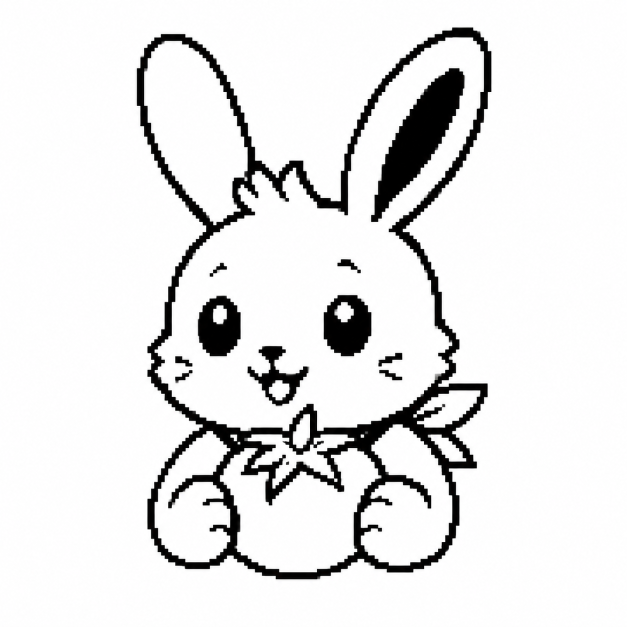
#> input picture assets/pomodoro/source/tomato_bunny_half.png, 1254 x 1254 px (shown at 1/2 size)
$ python generate_pomodoro_assets.py
#> lines starting #> are read from the running program, lines starting #| are printed output that depends on the picture; after the words box and inside, x2 and y2 are one past the last pixel; in counts of white or black regions, pixels touching at a corner belong together
#!/usr/bin/env python3
"""Normalize and pack the approved Pomodoro rabbit artwork."""

from __future__ import annotations

from pathlib import Path

from PIL import Image, ImageOps


ROOT = Path(__file__).resolve().parents[1]
SOURCE = ROOT / "assets" / "pomodoro" / "source" / "tomato_bunny_half.png"
PREVIEW = ROOT / "assets" / "pomodoro" / "firmware" / "tomato_bunny.png"
OUTPUT_CPP = ROOT / "src" / "ui" / "assets" / "pomodoro_assets.cpp"
WIDTH = 64
HEIGHT = 64
BLACK_MAX = 150
CONTENT_SIZE = 62


def render_grayscale() -> Image.Image:
    """Crop, scale, and threshold the approved half-body character art."""

    source = ImageOps.autocontrast(Image.open(SOURCE).convert("L"))
    foreground = source.point(lambda pixel: 255 if pixel < 230 else 0)
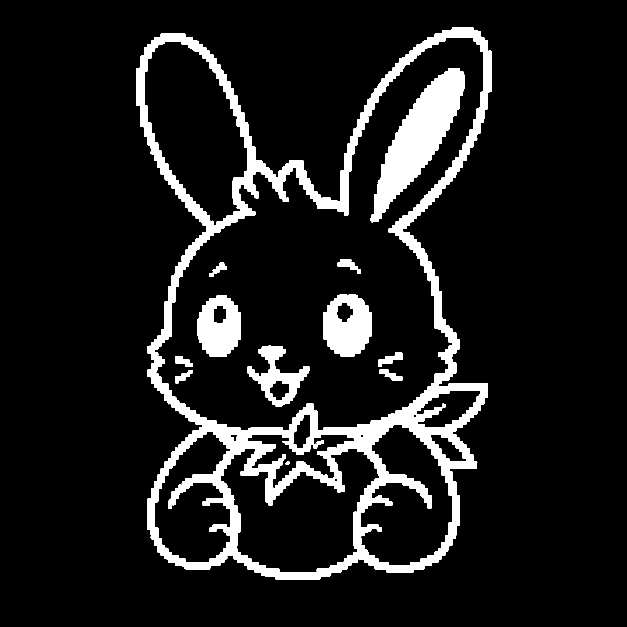
#> foreground: PIL image 1254x1254 L (shown at 1/2 size); 10.5% white; 21 white regions (9 under 20 px), largest, box (x1, y1, x2, y2) and area: (273, 54, 983, 1159) 117188, (741, 136, 930, 445) 21988, (647, 589, 743, 713) 8820
    bounds = foreground.getbbox()
#> bounds = (273, 54, 983, 1159)
    if bounds is None:
        raise ValueError(f"No foreground pixels found in {SOURCE}")

    cropped = source.crop(bounds)
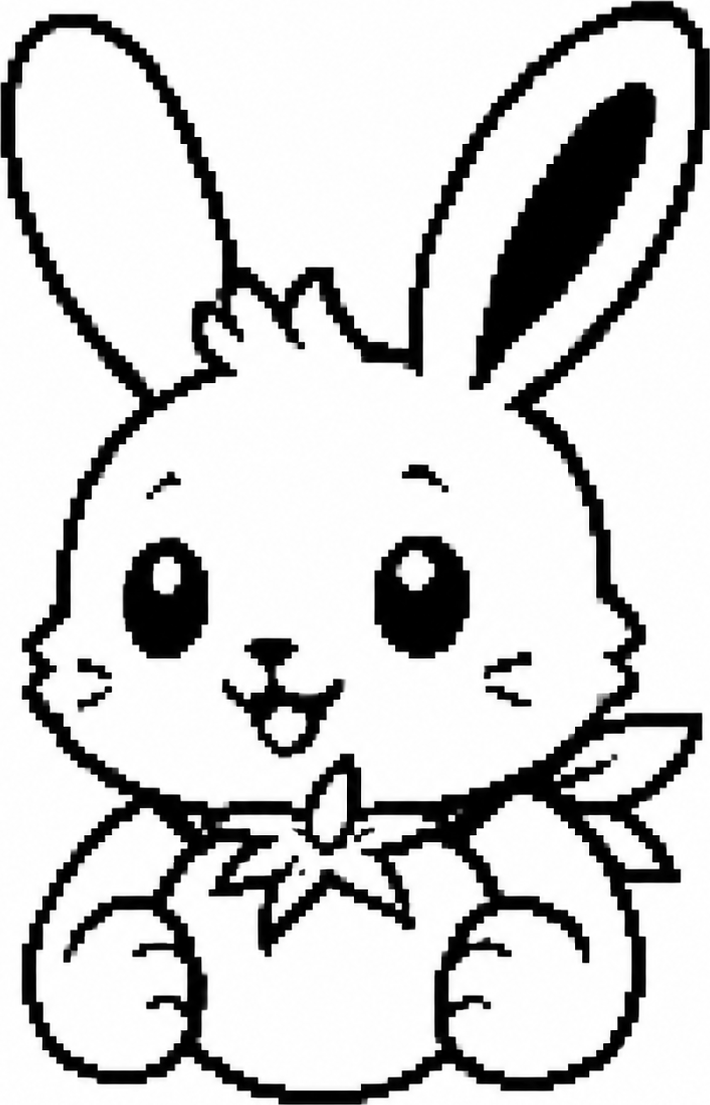
#> cropped: PIL image 710x1105 L; min 0, max 255, mean 205.8
    cropped.thumbnail(
        (CONTENT_SIZE, CONTENT_SIZE),
        Image.Resampling.LANCZOS,
    )
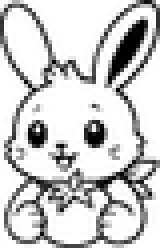
#> cropped: PIL image 40x62 L (shown 4 times larger); min 0, max 255, mean 203.3

    # The firmware asset is pure 1-bit art with transparent white pixels.
    # 固件素材使用纯1位黑白图，白色像素在绘制时保持透明。
    normalized = Image.new("L", (WIDTH, HEIGHT), 255)
#> normalized: PIL image 64x64 L; every value is 255
    x = (WIDTH - cropped.width) // 2
#> x = 12
    y = (HEIGHT - cropped.height) // 2
#> y = 1
    normalized.paste(cropped, (x, y))
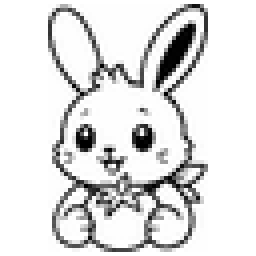
#> normalized: PIL image 64x64 L (shown 4 times larger); min 0, max 255, mean 223.7
    return normalized.point(lambda pixel: 0 if pixel <= BLACK_MAX else 255)
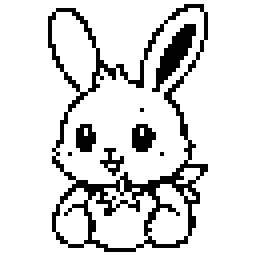
#> returned value: PIL image 64x64 L (shown 4 times larger); 85.8% white; black in thin lines or dots, all inside (x1, y1, x2, y2) = (12, 1, 52, 63)


def pack_bitmap(grayscale: Image.Image) -> bytes:
    """Pack black pixels as MSB-first row bits for PixelAsset."""

    packed = bytearray()
    for y in range(HEIGHT):
        row = [grayscale.getpixel((x, y)) for x in range(WIDTH)]
        for x in range(0, WIDTH, 8):
            value = 0
            for bit, pixel in enumerate(row[x:x + 8]):
                if pixel <= BLACK_MAX:
                    value |= 1 << (7 - bit)
            packed.append(value)
    return bytes(packed)


def format_array(data: bytes) -> str:
    """Format packed bytes as a readable C++ array."""

    lines = []
#> lines = []
    for offset in range(0, len(data), 12):
        chunk = data[offset:offset + 12]
        lines.append(
            "    " + ", ".join(f"0x{value:02X}" for value in chunk) + ","
        )
#> after the loop, lines = 43 items
    return "\n".join(lines)


def write_preview(grayscale: Image.Image) -> None:
    """Save the same normalized frame used by the firmware packer."""

    PREVIEW.parent.mkdir(parents=True, exist_ok=True)
    grayscale.save(PREVIEW)


def write_cpp(data: bytes) -> None:
    """Write the generated firmware asset implementation."""

    OUTPUT_CPP.write_text(
        '#include "pomodoro_assets.h"\n\n'
        "namespace {\n\n"
        "constexpr uint8_t kTomatoBunnyData[] = {\n"
        f"{format_array(data)}\n"
        "};\n\n"
        "constexpr PixelAsset kTomatoBunnyAsset = {\n"
        f"    {WIDTH}, {HEIGHT}, kTomatoBunnyData,\n"
        "};\n\n"
        "}  // namespace\n\n"
        "const PixelAsset &pomodoro_tomato_bunny_asset()\n"
        "{\n"
        "    return kTomatoBunnyAsset;\n"
        "}\n",
        encoding="utf-8",
    )


def main() -> None:
    """Regenerate the preview and packed firmware asset together."""

    grayscale = render_grayscale()
    write_preview(grayscale)
    write_cpp(pack_bitmap(grayscale))


if __name__ == "__main__":
    main()
